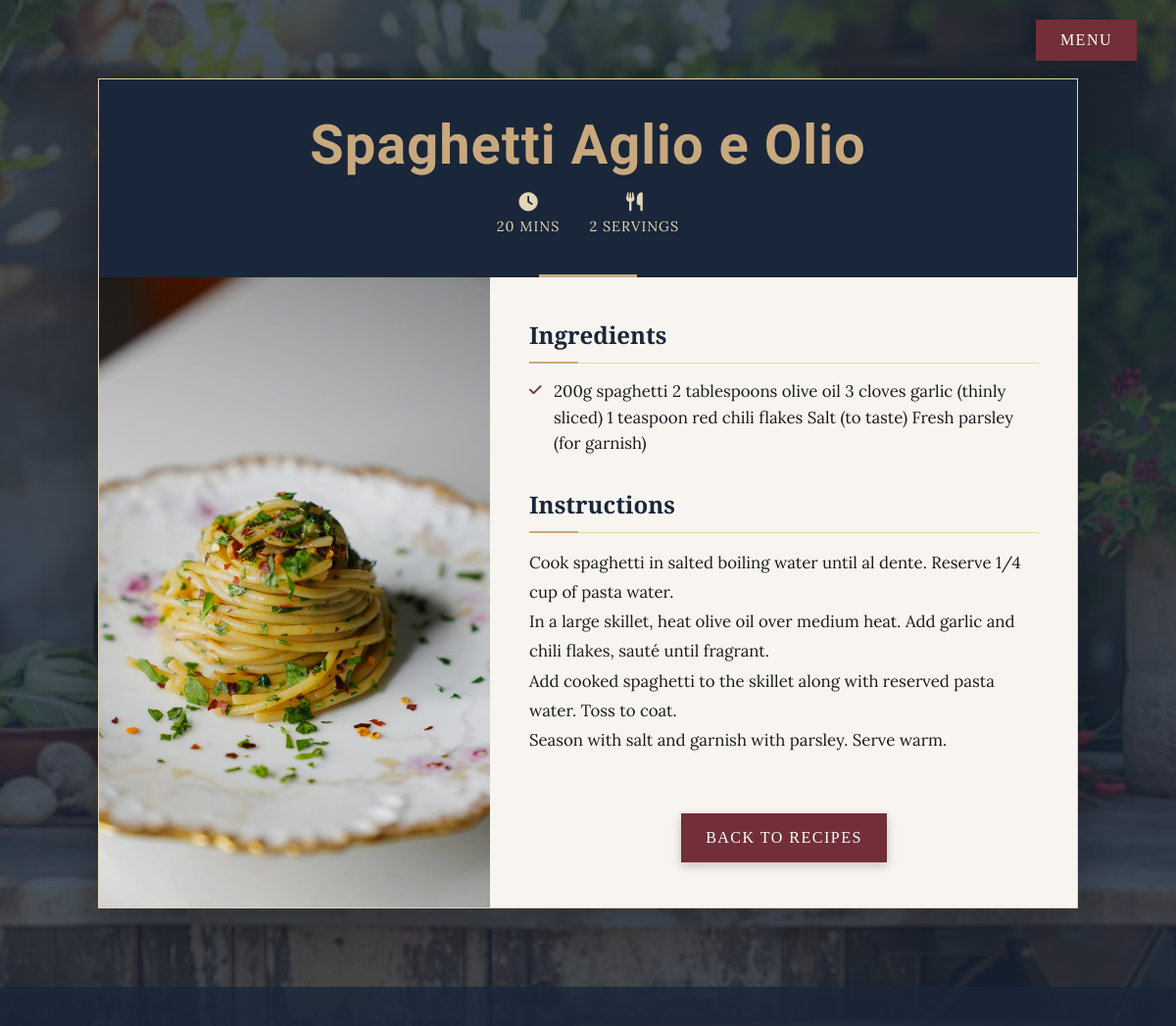
Page /recipes/1/ on the committed database.
### recipes/models.py (models this page shows)
class Recipe(models.Model):
    name = models.CharField(max_length=100)
    ingredients = models.TextField()
    instructions = models.TextField()
    cooking_time = models.PositiveIntegerField()
    serving_size = models.PositiveIntegerField()
    image = models.ImageField(upload_to="recipes/")
    category = models.CharField(
        max_length=50,
        choices=[
            ("main", "Main Course"),
            ("dessert", "Dessert"),
            ("appetizer", "Appetizer"),
        ],
    )

### recipes/views.py (the view)
# urls.py: path('recipes/<int:recipe_id>/', recipe_detail, name='recipe_detail'),
def recipe_detail(request, recipe_id):
    recipe = get_object_or_404(Recipe, id=recipe_id)
    return render(request, 'recipes/recipe_detail.html', {'recipe': recipe})

### recipes/templates/recipes/recipe_detail.html (shortened to what this page needs)
{% load static %}
<!DOCTYPE html>
<html lang="en">
<head>
    <link rel="stylesheet" href="https://cdnjs.cloudflare.com/ajax/libs/font-awesome/6.1.1/css/all.min.css">
</head>
<body>
    <div class="navbar">
        <div class="dropdown">
            <button class="dropdown-button">Menu</button>
        </div>
    </div>
    <div class="main-content">
        <div class="recipe-card">
            <div class="recipe-header">
                <h1 class="recipe-title">{{ recipe.name }}</h1>
                <div class="recipe-meta">
                    {% if recipe.cooking_time %}
                    <div class="recipe-meta-item">
                        <i class="fas fa-clock recipe-meta-icon"></i>
                        <span class="recipe-meta-text">{{ recipe.cooking_time }} mins</span>
                    </div>
                    {% endif %}
                    {% if recipe.serving_size %}
                    <div class="recipe-meta-item">
                        <i class="fas fa-utensils recipe-meta-icon"></i>
                        <span class="recipe-meta-text">{{ recipe.serving_size }} servings</span>
                    </div>
                    {% endif %}
                </div>
            </div>
            <div class="recipe-grid">
                <div class="recipe-image-container">
                    <img src="{{ recipe.image.url }}" alt="{{ recipe.name }}" class="recipe-image">
                </div>
                <div class="recipe-content">
                    <div class="recipe-section">
                        <h2 class="recipe-section-title">Ingredients</h2>
                        <ul class="ingredients-list">
                            {% for ingredient in recipe.ingredients_list %}
                            <li>{{ ingredient }}</li>
                            {% empty %}
                            <li>{{ recipe.ingredients }}</li>
                            {% endfor %}
                        </ul>
                    </div>
                    <div class="recipe-section">
                        <h2 class="recipe-section-title">Instructions</h2>
                        {% if recipe.instructions_list %}
                        <ol class="instructions-list">
                            {% for step in recipe.instructions_list %}
                            <li>{{ step }}</li>
                            {% endfor %}
                        </ol>
                        {% else %}
                        <p class="instructions-text">{{ recipe.instructions }}</p>
                        {% endif %}
                    </div>
                    <div class="back-button-container">
                        <a href="{% url 'recipes:recipe_list' %}" class="back-button">Back to Recipes</a>
                    </div>
                </div>
            </div>
        </div>
    </div>
    <footer class="footer">
    </footer>
</body>
</html>

### rows in the picture
Recipe: name "Spaghetti Aglio e Olio", cooking_time "20", serving_size "2", image (picture), ingredients "200g spaghetti 2 tablespoons olive oil 3 cloves garlic (thinly sliced) 1 teaspoon red chili flakes Salt (to taste) Fresh parsley (for garnish)", instructions "Cook spaghetti in salted boiling water until al dente. Reserve 1/4 cup of pasta water. In a large skillet, heat olive oil over medium heat. Add garlic and chili flakes, sauté until fragrant. Add cooked spaghetti to the skillet along with reserved pasta water. Toss to coat. Season with salt and garnish with parsley. Serve warm."
